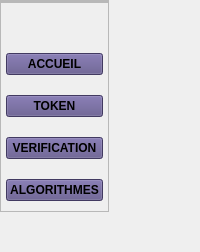
     <widget class="QWidget" name="leftMenu" native="true">
      <property name="sizePolicy">
       <sizepolicy hsizetype="Preferred" vsizetype="Preferred">
        <horstretch>0</horstretch>
        <verstretch>0</verstretch>
       </sizepolicy>
      </property>
      <layout class="QVBoxLayout" name="verticalLayout_2">
       <property name="spacing">
        <number>0</number>
       </property>
       <property name="sizeConstraint">
        <enum>QLayout::SetDefaultConstraint</enum>
       </property>
       <property name="leftMargin">
        <number>0</number>
       </property>
       <property name="topMargin">
        <number>0</number>
       </property>
       <property name="rightMargin">
        <number>0</number>
       </property>
       <property name="bottomMargin">
        <number>0</number>
       </property>
       <item alignment="Qt::AlignLeft">
        <widget class="QWidget" name="widget" native="true">
         <layout class="QVBoxLayout" name="verticalLayout_3">
          <property name="spacing">
           <number>0</number>
          </property>
          <property name="leftMargin">
           <number>0</number>
          </property>
          <property name="topMargin">
           <number>0</number>
          </property>
          <property name="rightMargin">
           <number>0</number>
          </property>
          <property name="bottomMargin">
           <number>0</number>
          </property>
          <item alignment="Qt::AlignTop">
           <widget class="QFrame" name="frame">
            <property name="frameShape">
             <enum>QFrame::StyledPanel</enum>
            </property>
            <property name="frameShadow">
             <enum>QFrame::Raised</enum>
            </property>
            <layout class="QHBoxLayout" name="horizontalLayout_2">
             <property name="spacing">
              <number>0</number>
             </property>
             <property name="leftMargin">
              <number>0</number>
             </property>
             <property name="topMargin">
              <number>0</number>
             </property>
             <property name="rightMargin">
              <number>0</number>
             </property>
             <property name="bottomMargin">
              <number>0</number>
             </property>
            </layout>
           </widget>
          </item>
          <item alignment="Qt::AlignTop">
           <widget class="QFrame" name="frame_2">
            <property name="sizePolicy">
             <sizepolicy hsizetype="Preferred" vsizetype="Preferred">
              <horstretch>0</horstretch>
              <verstretch>0</verstretch>
             </sizepolicy>
            </property>
            <property name="styleSheet">
             <string notr="true">QPushButton{
background-color: #5C5188;
}

QPushButton:pressed{

background-color: rgb(170, 0, 255);
}</string>
            </property>
            <property name="frameShape">
             <enum>QFrame::StyledPanel</enum>
            </property>
            <property name="frameShadow">
             <enum>QFrame::Raised</enum>
            </property>
            <layout class="QVBoxLayout" name="verticalLayout_5">
             <property name="spacing">
              <number>20</number>
             </property>
             <property name="leftMargin">
              <number>5</number>
             </property>
             <property name="topMargin">
              <number>10</number>
             </property>
             <property name="rightMargin">
              <number>5</number>
             </property>
             <property name="bottomMargin">
              <number>10</number>
             </property>
             <item>
              <spacer name="verticalSpacer_8">
               <property name="orientation">
                <enum>Qt::Vertical</enum>
               </property>
               <property name="sizeType">
                <enum>QSizePolicy::Fixed</enum>
               </property>
               <property name="sizeHint" stdset="0">
                <size>
                 <width>20</width>
                 <height>40</height>
                </size>
               </property>
              </spacer>
             </item>
             <item>
              <widget class="QPushButton" name="HomeBtn">
               <property name="sizePolicy">
                <sizepolicy hsizetype="Minimum" vsizetype="Fixed">
                 <horstretch>0</horstretch>
                 <verstretch>0</verstretch>
                </sizepolicy>
               </property>
               <property name="font">
                <font>
                 <bold>true</bold>
                </font>
               </property>
               <property name="toolTip">
                <string>Home</string>
               </property>
               <property name="styleSheet">
                <string notr="true"/>
               </property>
               <property name="text">
                <string>ACCUEIL</string>
               </property>
               <property name="icon">
                <iconset>
                 <normaloff>../JWT icons/home.svg</normaloff>../JWT icons/home.svg</iconset>
               </property>
               <property name="iconSize">
                <size>
                 <width>32</width>
                 <height>32</height>
                </size>
               </property>
              </widget>
             </item>
             <item>
              <widget class="QPushButton" name="TokenBtn">
               <property name="font">
                <font>
                 <bold>true</bold>
                </font>
               </property>
               <property name="toolTip">
                <string>Token</string>
               </property>
               <property name="text">
                <string>TOKEN</string>
               </property>
               <property name="icon">
                <iconset>
                 <normaloff>../JWT icons/lock.svg</normaloff>../JWT icons/lock.svg</iconset>
               </property>
               <property name="iconSize">
                <size>
                 <width>32</width>
                 <height>32</height>
                </size>
               </property>
              </widget>
             </item>
             <item>
              <widget class="QPushButton" name="VerificationBtn">
               <property name="font">
                <font>
                 <bold>true</bold>
                </font>
               </property>
               <property name="toolTip">
                <string>Verification</string>
               </property>
               <property name="text">
                <string>VERIFICATION</string>
               </property>
               <property name="icon">
                <iconset>
                 <normaloff>../JWT icons/check-square.svg</normaloff>../JWT icons/check-square.svg</iconset>
               </property>
               <property name="iconSize">
                <size>
                 <width>32</width>
                 <height>32</height>
                </size>
               </property>
              </widget>
             </item>
             <item>
              <widget class="QPushButton" name="AlgorithmsBtn">
               <property name="font">
                <font>
                 <bold>true</bold>
                </font>
               </property>
               <property name="text">
                <string>ALGORITHMES</string>
               </property>
               <property name="icon">
                <iconset>
                 <normaloff>../JWT icons/code.svg</normaloff>../JWT icons/code.svg</iconset>
               </property>
               <property name="iconSize">
                <size>
                 <width>32</width>
                 <height>32</height>
                </size>
               </property>
              </widget>
             </item>
            </layout>
           </widget>
          </item>
          <item>
           <spacer name="verticalSpacer">
            <property name="orientation">
             <enum>Qt::Vertical</enum>
            </property>
            <property name="sizeHint" stdset="0">
             <size>
              <width>20</width>
              <height>40</height>
             </size>
            </property>
           </spacer>
          </item>
         </layout>
        </widget>
       </item>
      </layout>
     </widget>
